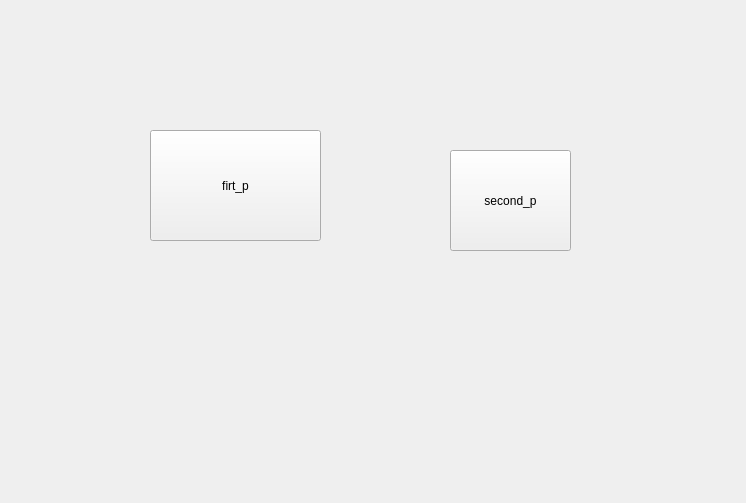
<?xml version="1.0" encoding="UTF-8"?>
<ui version="4.0">
 <class>Form</class>
 <widget class="QWidget" name="Form">
  <property name="geometry">
   <rect>
    <x>0</x>
    <y>0</y>
    <width>746</width>
    <height>503</height>
   </rect>
  </property>
  <property name="windowTitle">
   <string>Form</string>
  </property>
  <widget class="QPushButton" name="pushButton">
   <property name="geometry">
    <rect>
     <x>150</x>
     <y>130</y>
     <width>171</width>
     <height>111</height>
    </rect>
   </property>
   <property name="text">
    <string>firt_p</string>
   </property>
  </widget>
  <widget class="QPushButton" name="pushButton_2">
   <property name="geometry">
    <rect>
     <x>450</x>
     <y>150</y>
     <width>121</width>
     <height>101</height>
    </rect>
   </property>
   <property name="text">
    <string>second_p</string>
   </property>
  </widget>
 </widget>
 <resources/>
 <connections/>
</ui>
